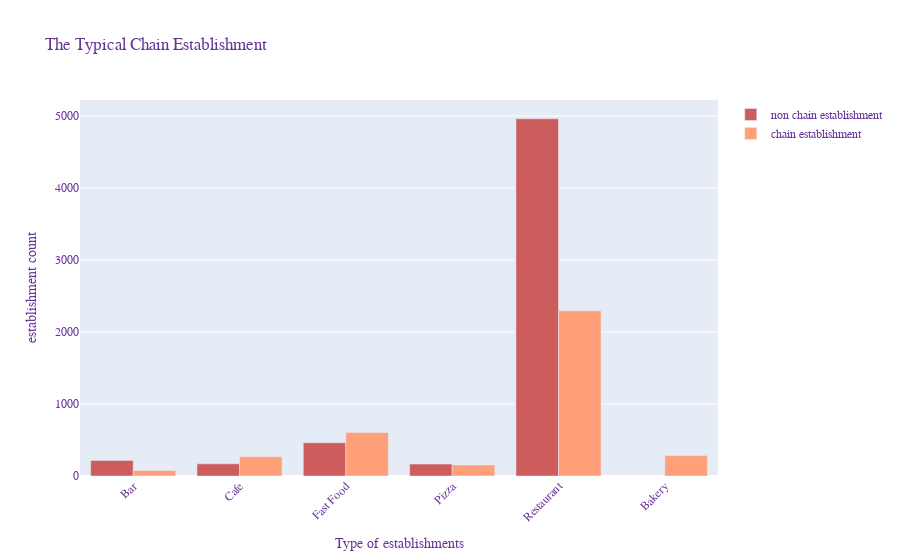

This figure's notebook cell:
### Code cell
# put the 2 new dataframe of chain and and non chain establishment in graph
fig = go.Figure()
fig.add_trace(go.Bar(x=nonchain_list_group.index.values,y=nonchain_list_group['chain_type'],
                     name='non chain establishment', marker_color='indianred'))
fig.add_trace(go.Bar( x=chain_list_group.index.values,y=chain_list_group['chain_type'],name='chain establishment',
                     marker_color='lightsalmon'))

# Here we modify the tickangle of the xaxis, resulting in rotated labels.
fig.update_layout(barmode='group', xaxis_tickangle=-45, title="The Typical Chain Establishment",
                  xaxis_title="Type of establishments", yaxis_title="establishment count",
                  font=dict(family="Courier New, monospace", size=12, color="RebeccaPurple"))
                  
fig.show();

### Figure 1 — Plotly figure (JSON) as saved in the notebook; plotly's stock layout.template omitted (floating-point values rounded to 4 significant figures)
{"data": [{"marker": {"color": "indianred"}, "name": "non chain establishment", "type": "bar", "x": ["Bar", "Cafe", "Fast Food", "Pizza", "Restaurant"], "y": [215, 169, 461, 166, 4961]}, {"marker": {"color": "lightsalmon"}, "name": "chain establishment", "type": "bar", "x": ["Bakery", "Bar", "Cafe", "Fast Food", "Pizza", "Restaurant"], "y": [283, 77, 266, 605, 154, 2294]}], "layout": {"barmode": "group", "font": {"color": "RebeccaPurple", "family": "Courier New, monospace", "size": 12}, "title": {"text": "The Typical Chain Establishment"}, "xaxis": {"tickangle": -45, "title": {"text": "Type of establishments"}}, "yaxis": {"title": {"text": "establishment count"}}}}
